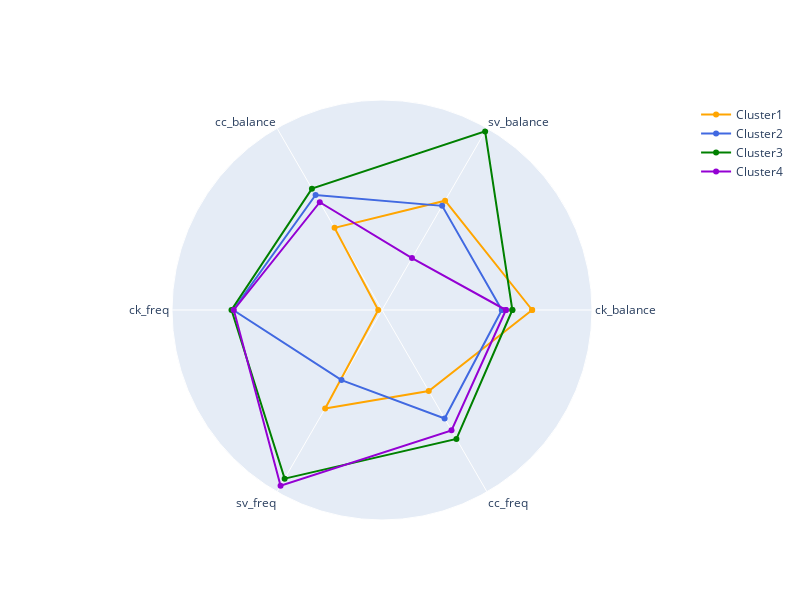

Notebook code for this chart:
### Code cell
fig = go.Figure()

for i in range(len(df_c)):
  rat = [*df_c[i].mean().values, df_c[i].mean().values[0]]
  cat = [*df_c[i].columns.values, df_c[i].columns.values[0]]
# fig = px.line_polar(data_frame=df_c1, r=df_c1.mean().values, theta=df_c1.columns.values, line_close=True)
  fig.add_trace(go.Scatterpolar(
      r=rat,
      theta=cat,
    #   fill='toself',
      name=f'Cluster{i+1}',
      line={'color': colors[i]}
  )
)

fig.update_layout(
  polar=dict(
    radialaxis=dict(
      visible=False,
      # autorange=False
    )),
  showlegend=True,
  width=800, height=600
)
fig.show()

### Figure 1 — Plotly figure (JSON) as saved in the notebook; plotly's stock layout.template omitted (floating-point values rounded to 4 significant figures)
{"data": [{"line": {"color": "orange"}, "name": "Cluster1", "r": [0.3883, -0.0136, -0.5412, -2.072, -0.2244, -0.5631, 0.3883], "theta": ["ck_balance", "sv_balance", "cc_balance", "ck_freq", "sv_freq", "cc_freq", "ck_balance"], "type": "scatterpolar"}, {"line": {"color": "royalblue"}, "name": "Cluster2", "r": [-0.1211, -0.1134, 0.09749, 0.3656, -0.7748, -0.03099, -0.1211], "theta": ["ck_balance", "sv_balance", "cc_balance", "ck_freq", "sv_freq", "cc_freq", "ck_balance"], "type": "scatterpolar"}, {"line": {"color": "green"}, "name": "Cluster3", "r": [0.05573, 1.332, 0.2201, 0.3948, 1.138, 0.3667, 0.05573], "theta": ["ck_balance", "sv_balance", "cc_balance", "ck_freq", "sv_freq", "cc_freq", "ck_balance"], "type": "scatterpolar"}, {"line": {"color": "darkviolet"}, "name": "Cluster4", "r": [-0.05254, -1.127, -0.04327, 0.356, 1.275, 0.2009, -0.05254], "theta": ["ck_balance", "sv_balance", "cc_balance", "ck_freq", "sv_freq", "cc_freq", "ck_balance"], "type": "scatterpolar"}], "layout": {"height": 600, "polar": {"radialaxis": {"visible": false}}, "showlegend": true, "width": 800}}
